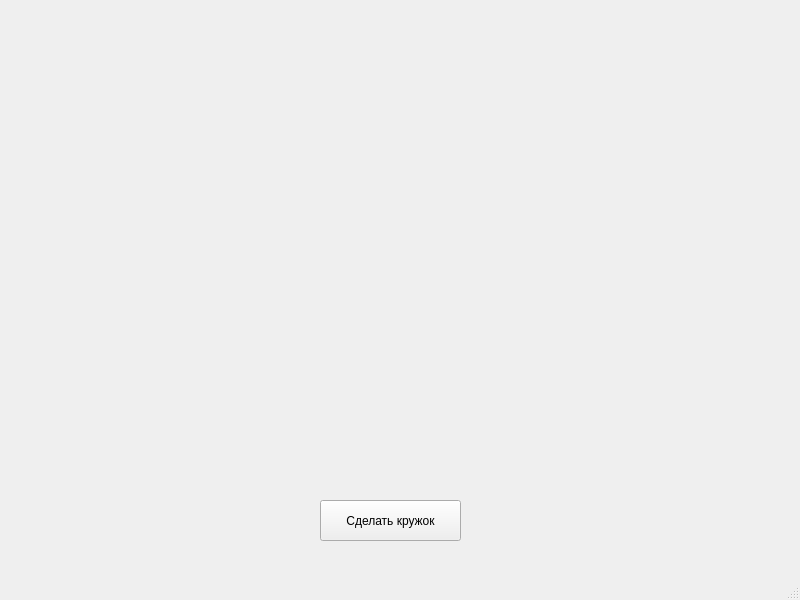
<?xml version="1.0" encoding="UTF-8"?>
<ui version="4.0">
 <class>MainWindow</class>
 <widget class="QMainWindow" name="MainWindow">
  <property name="geometry">
   <rect>
    <x>0</x>
    <y>0</y>
    <width>800</width>
    <height>600</height>
   </rect>
  </property>
  <property name="minimumSize">
   <size>
    <width>800</width>
    <height>0</height>
   </size>
  </property>
  <property name="maximumSize">
   <size>
    <width>800</width>
    <height>600</height>
   </size>
  </property>
  <property name="windowTitle">
   <string>Git и желтые окружности</string>
  </property>
  <widget class="QWidget" name="centralwidget">
   <widget class="QPushButton" name="btn_push">
    <property name="geometry">
     <rect>
      <x>320</x>
      <y>500</y>
      <width>141</width>
      <height>41</height>
     </rect>
    </property>
    <property name="text">
     <string>Сделать кружок</string>
    </property>
   </widget>
  </widget>
  <widget class="QMenuBar" name="menubar">
   <property name="geometry">
    <rect>
     <x>0</x>
     <y>0</y>
     <width>800</width>
     <height>26</height>
    </rect>
   </property>
  </widget>
  <widget class="QStatusBar" name="statusbar"/>
 </widget>
 <resources/>
 <connections/>
</ui>
